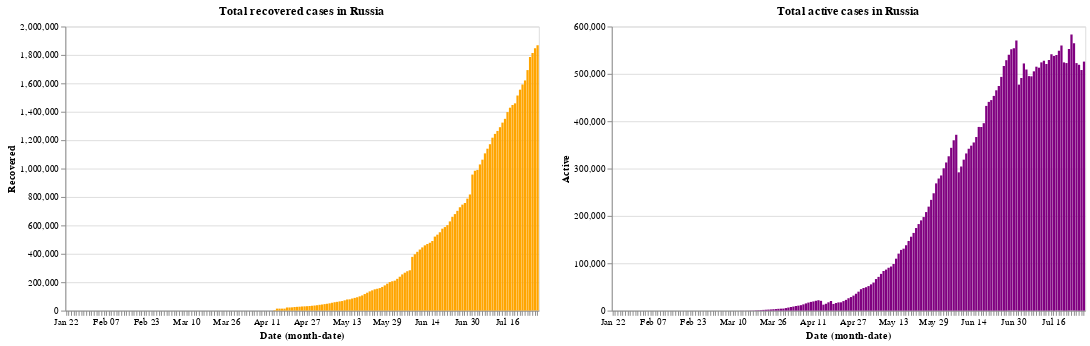

The notebook cell this image was saved under:
### Code cell
base.encode(y='Recovered', color=orange).properties(title='Total recovered cases in Russia')| base.encode(y='Active', color=purple).properties(title='Total active cases in Russia')

### Figure 1 — Vega-Lite specification as saved in the notebook (floating-point values rounded to 4 significant figures; data arrays with more than 128 entries replaced by an {"elided": "..."} marker saying what was removed)
{"config": {"view": {"continuousWidth": 400, "continuousHeight": 300}}, "hconcat": [{"mark": "bar", "encoding": {"color": {"value": "orange"}, "x": {"type": "ordinal", "field": "Date", "timeUnit": "monthdate"}, "y": {"type": "quantitative", "field": "Recovered"}}, "title": "Total recovered cases in Russia", "width": 500}, {"mark": "bar", "encoding": {"color": {"value": "purple"}, "x": {"type": "ordinal", "field": "Date", "timeUnit": "monthdate"}, "y": {"type": "quantitative", "field": "Active"}}, "title": "Total active cases in Russia", "width": 500}], "data": {"name": "data-b7c14f6e114b664be5a6b329d6be2387"}, "$schema": "https://vega.github.io/schema/vega-lite/v4.8.1.json", "datasets": {"data-b7c14f6e114b664be5a6b329d6be2387": {"elided": "189 records"}}}
